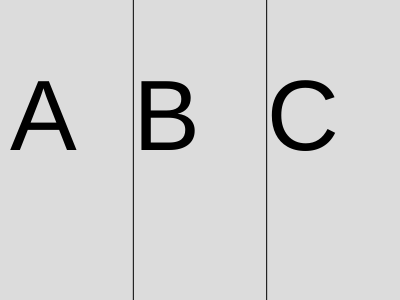
Frame 1 (no input)
Frame 60 (no input): identical to frame 1, image omitted
Frame 120 (the mouse pressed at the canvas centre since frame 60): identical to frame 1, image omitted

The p5.js sketch that drew this single still picture (run headless with seeded random() and noise() and a simulated clock; from frame 60 on, the mouse is pressed at the canvas centre):

// p5.js sketch
// ── sketch.js
// https://editor.p5js.org/jht9629-nyu/sketches/ZKPaZOjf_
// match pairs emoji

let s = ['A', 'B', 'C']
let s1 = s[0];
let s2 = s[1];
let s3 = s[2];
let m = false;

function setup() {
  createCanvas(400, 300);
}

function draw() {
  background(220);
  let w = width / 3;
  let h = height / 2;
  // console.log('w',w)
  textSize(100)
  fill(0)
  text(s1, 10, h);
  text(s2, w, h);
  text(s3, w*2, h);

  line(w,0,w,height)
  line(w+w,0,w+w,height)
  
  if (m) {
    // console.log('Match!');
    textSize(100);
    fill('red')
    text('Match!', 10, 100);
  }
}

function mouseClicked() {
  let w = width / 3;
  if (mouseX < w) {
    s1 = random(s)
  }
  else if (mouseX < w+w) {
    s2 = random(s)
  }
  else  {
    s3 = random(s)
  }
  if (s1 == s2 && s2 == s3) {
    m = true;
    console.log('Match!');
  }
  else {
    m = false;
  }
}

// https://editor.p5js.org/jht9629-nyu/sketches/wR2zhKdWw
// Day5-matching
